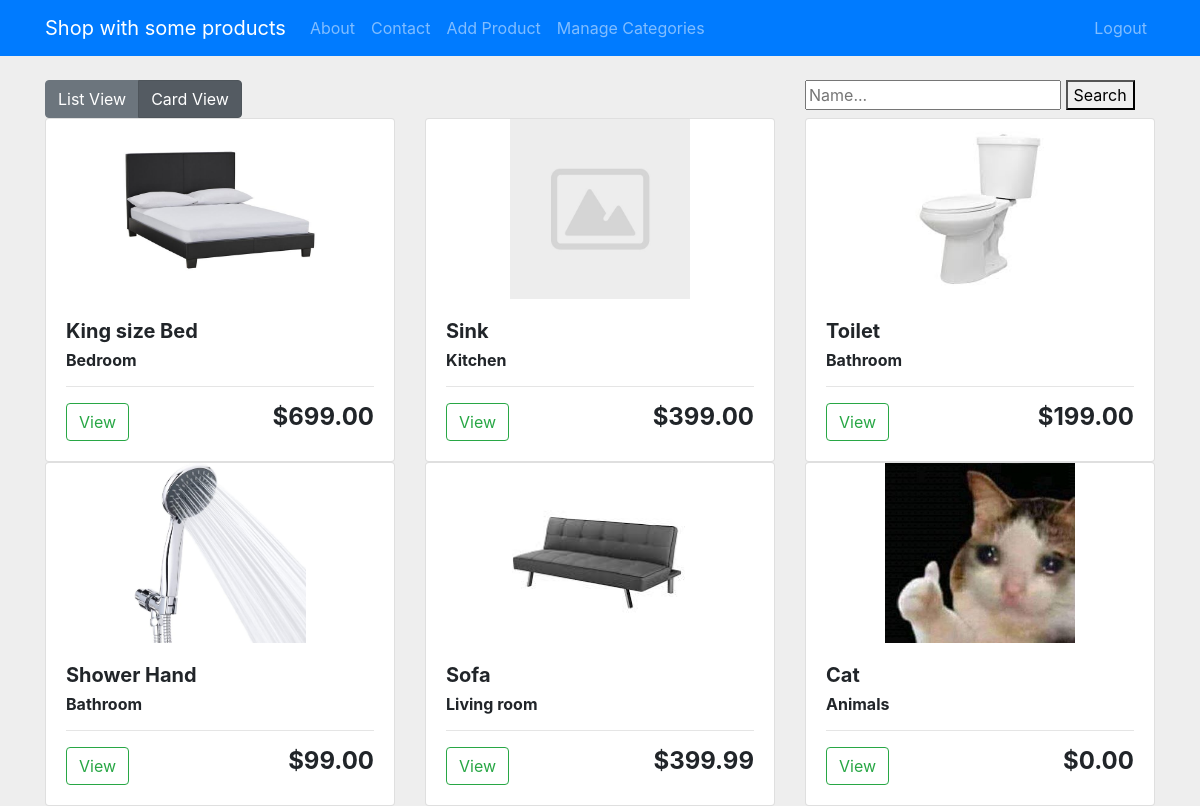
/card_view/ (signed in), run on the app's committed database.
### products/models.py (models this page shows, shortened)
class Product(models.Model):
    name = models.CharField(max_length=100)
    description = models.TextField()
    product_category = models.ForeignKey(Category, null=True, on_delete=models.SET_NULL)
    price = models.DecimalField(max_digits=5, decimal_places=2)
    image = models.ImageField(default='products_images/default.jpg', upload_to='products_images', null=True, blank=True)

class Category(models.Model):
    name = models.CharField(max_length=100)
    def __str__(self):
        return self.name

### products/views.py (the view)
# urls.py: path('card_view/', views.card_view, name='card_view'),
def card_view(request):
    products = Product.objects.all()
    categories = Category.objects.all()
    search = request.GET.get('search')
    if search:
        q1 = Product.objects.filter(name__contains=search)
        products = q1
    context = {'products': products, 'categories': categories}
    return render(request, 'products/card_view.html', context)

### products/templates/products/card_view.html
{% extends 'products/main.html' %}
{% load static %}
{% block content %}
<div class="row">
  <div class="col-md-8">
    <div class="btn-group btn-group-toggle" data-toggle="buttons">
      <a class="btn btn-secondary" href="{% url 'product_home' %}">
        <input type="radio"> List View
      </a>
      <a class="btn btn-secondary" href="{% url 'card_view' %}">
        <input type="radio" checked> Card View
      </a>
    </div>
  </div>
  <div class="col-md-4">
    <form action="{% url 'card_view' %}" method="get">
      <input name="search" type="text" placeholder="Name...">
      <button>Search</button>
    </form>
  </div>
</div>
	<div class="row">
	{% for product in products %}
		<div class="col-4">
		<div class="card">
			<img class="card-img-top" src="{{ product.image.url }}">
			<div class="card-body">
				<h5><strong>{{ product.name }}</strong></h5>
				<h6><strong>{{ product.product_category }}</strong></h6>
				<hr>
				<a class="btn btn-outline-success" href="{% url 'product_detail' product.id %}">View</a>
				<h4 style="display: inline-block; float: right"><strong>${{ product.price }}</strong></h4>
			</div>
		</div>
		</div>
	{% endfor %}
	</div>
{% endblock %}

### products/static/css/main.css (style rules this page uses)
body { background-color: #EEEEEE; }
.card-img-top { height: 15vw; object-fit: contain; }

### data on the page
Product: image (picture), name "King size Bed", product_category "Bedroom", price "699.00"
Product: image (placeholder picture), name "Sink", product_category "Kitchen", price "399.00"
Product: image (picture), name "Toilet", product_category "Bathroom", price "199.00"
Product: image (picture), name "Shower Hand", product_category "Bathroom", price "99.00"
Product: image (picture), name "Sofa", product_category "Living room", price "399.99"
Product: image (picture), name "Cat", product_category "Animals", price "0.00"
